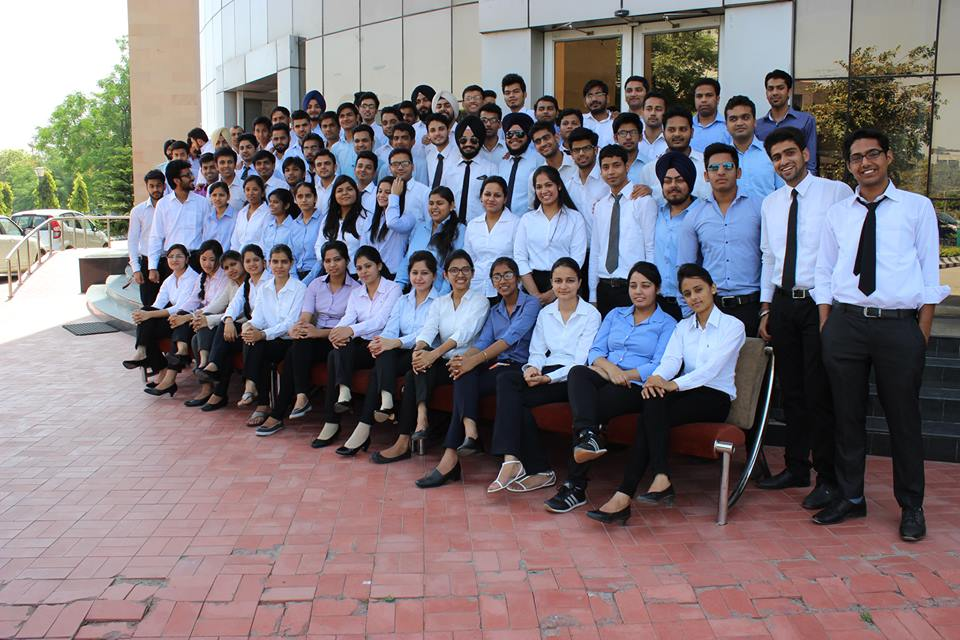
#> input picture pythonOpencv/data/test.jpg, 960 x 640 px, found by its file name
$ python facdetact.py   (Python 2 division)
#> lines starting #> are read from the running program, lines starting #| are printed output that depends on the picture; after the words box and inside, x2 and y2 are one past the last pixel; in counts of white or black regions, pixels touching at a corner belong together
import numpy as np
import cv2

face_cascade = cv2.CascadeClassifier('data/haarcascade_frontalface_default.xml')
eye_cascade = cv2.CascadeClassifier('data/haarcascade_eye.xml')

img = cv2.imread('test.jpg')
#> img is the input picture: shape (640, 960, 3); mean B, G, R 126, 120.6, 129.4
gray = cv2.cvtColor(img, cv2.COLOR_BGR2GRAY)
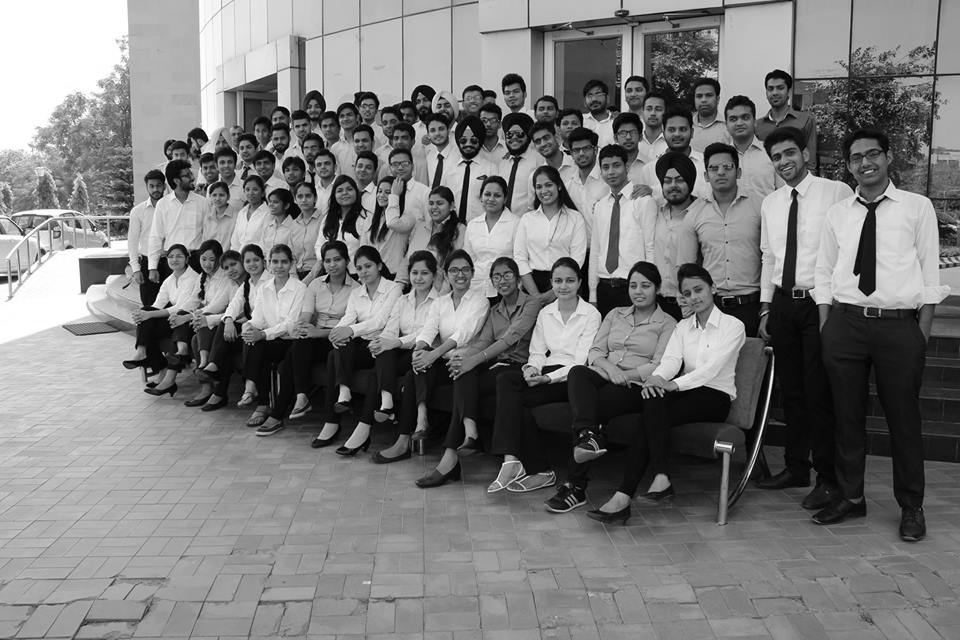
#> gray: shape (640, 960); min 0, max 255, mean 123.8
faces = face_cascade.detectMultiScale(gray,1.1,3,minSize=(30,30))
#> faces = 20 rows, first 6: [759, 76, 33, 33], [688, 83, 34, 34], [721, 103, 38, 38], [660, 115, 36, 36], [566, 137, 33, 33], [593, 152, 36, 36]
print "No of people found at most=",len(faces)
#| No of people found at most= 20
for (x,y,w,h) in faces:
    img = cv2.rectangle(img,(x,y),(x+w,y+h),(255,0,0),2)
    roi_gray = gray[y:y+h, x:x+w]
    roi_color = img[y:y+h, x:x+w]
    eyes = eye_cascade.detectMultiScale(roi_gray)
    for (ex,ey,ew,eh) in eyes:
        cv2.rectangle(roi_color,(ex,ey),(ex+ew,ey+eh),(0,255,0),2)
#> this loop made 20 passes
#> (x, y, w, h) on passes 1 to 12: (759, 76, 33, 33), (688, 83, 34, 34), (721, 103, 38, 38), (660, 115, 36, 36), (566, 137, 33, 33), (593, 152, 36, 36), (701, 152, 41, 41), (656, 166, 37, 37), (528, 173, 33, 33), (476, 182, 33, 33), (264, 249, 33, 33), (316, 247, 34, 34)
#> pass 1, `img = cv2.rectangle(img,(x,y),(x+w,y+h),(255,0,0),2)`:
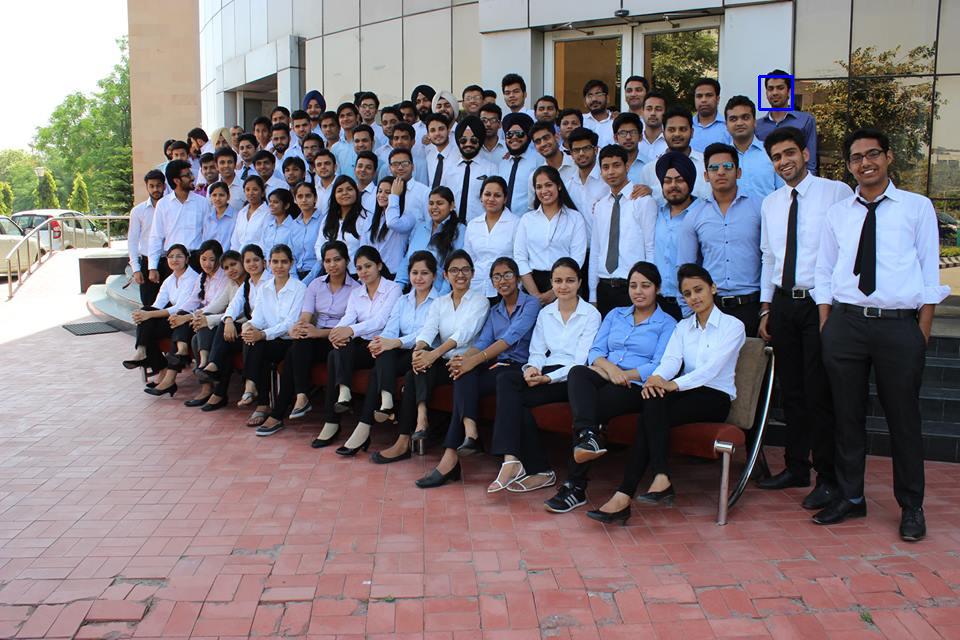
#> img: shape (640, 960, 3); 0.06% of pixels changed, all inside (x1, y1, x2, y2) = (758, 75, 794, 111)
#> pass 1, `roi_color = img[y:y+h, x:x+w]`:
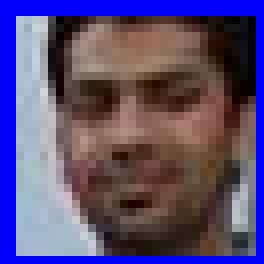
#> roi_color: shape (33, 33, 3) (shown 8 times larger); mean B, G, R 117.3, 76.3, 90.1
#> pass 2, `img = cv2.rectangle(img,(x,y),(x+w,y+h),(255,0,0),2)`:
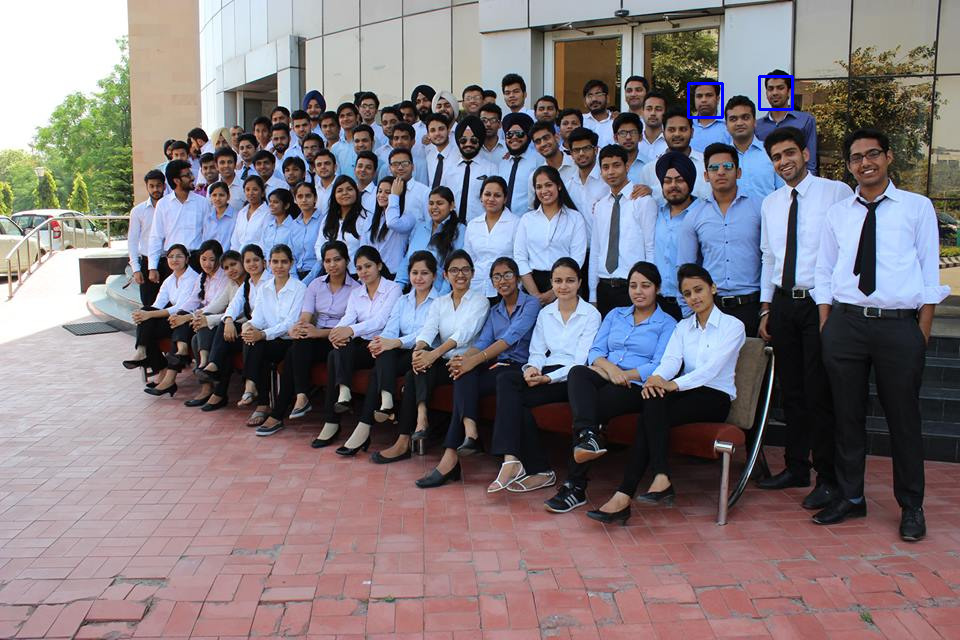
#> img: shape (640, 960, 3); 0.07% of pixels changed, all inside (x1, y1, x2, y2) = (687, 82, 724, 119)
#> after the loop:
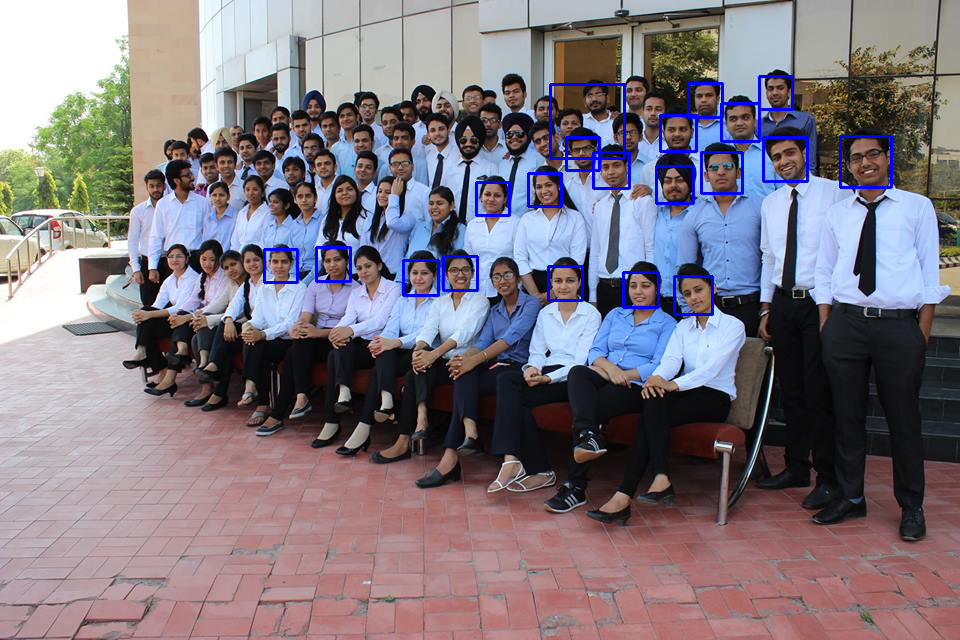
#> img: shape (640, 960, 3); 1.33% of pixels changed, all inside (x1, y1, x2, y2) = (263, 83, 893, 316)
#> after the loop:
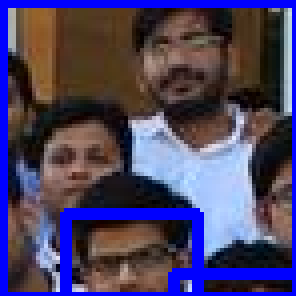
#> roi_color: shape (74, 74, 3) (shown 4 times larger); mean B, G, R 99.9, 65.5, 74.9
#> after the loop:
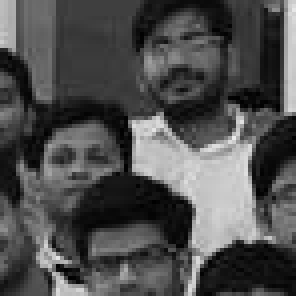
#> roi_gray: shape (74, 74) (shown 4 times larger); min 0, max 236, mean 78.2

cv2.imshow('img',img)
cv2.waitKey(0)
cv2.destroyAllWindows()

$ run again, with pythonOpencv/data/tanu.jpg copied over pythonOpencv/data/test.jpg
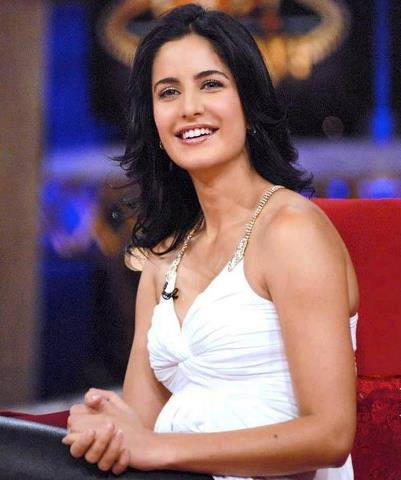
#> input picture pythonOpencv/data/tanu.jpg, 401 x 480 px, found by its file name
#> img is the input picture: shape (480, 401, 3); mean B, G, R 101.3, 93.7, 124.9
#> `gray = cv2.cvtColor(img, cv2.COLOR_BGR2GRAY)`:
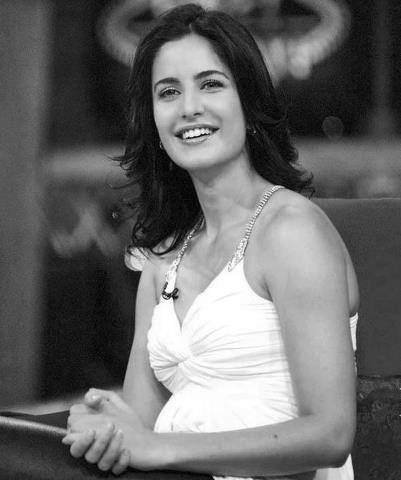
#> gray: shape (480, 401); min 0, max 255, mean 103.9
#> faces = [[133, 41, 115, 115]]
#| No of people found at most= 1
#> the loop `for (x,y,w,h) in faces:` made 1 pass
#> (x, y, w, h, eyes) on pass 1: (133, 41, 115, 115, [[61, 29, 30, 30], [22, 38, 27, 27], [38, 67, 44, 44]])
#> after the loop `for (x,y,w,h) in faces:`:
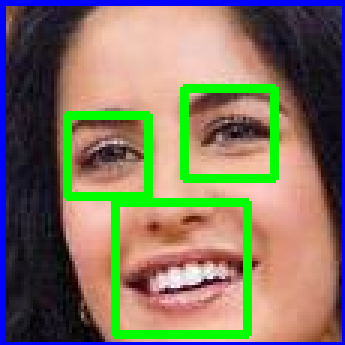
#> roi_color: shape (115, 115, 3) (shown 3 times larger); mean B, G, R 98.2, 116.9, 128.4
